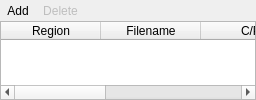
     <widget class="QWidget" name="top_frame" native="true">
      <property name="sizePolicy">
       <sizepolicy hsizetype="Expanding" vsizetype="MinimumExpanding">
        <horstretch>0</horstretch>
        <verstretch>0</verstretch>
       </sizepolicy>
      </property>
      <property name="maximumSize">
       <size>
        <width>16777215</width>
        <height>100</height>
       </size>
      </property>
      <layout class="QVBoxLayout" name="verticalLayout_3">
       <property name="spacing">
        <number>0</number>
       </property>
       <property name="leftMargin">
        <number>0</number>
       </property>
       <property name="topMargin">
        <number>0</number>
       </property>
       <property name="rightMargin">
        <number>0</number>
       </property>
       <property name="bottomMargin">
        <number>0</number>
       </property>
       <item>
        <widget class="QWidget" name="frame_add_delete" native="true">
         <layout class="QHBoxLayout" name="horizontalLayout_7">
          <property name="spacing">
           <number>0</number>
          </property>
          <property name="leftMargin">
           <number>0</number>
          </property>
          <property name="topMargin">
           <number>0</number>
          </property>
          <property name="rightMargin">
           <number>0</number>
          </property>
          <property name="bottomMargin">
           <number>0</number>
          </property>
          <item>
           <layout class="QHBoxLayout" name="horizontalLayout">
            <item>
             <widget class="QToolButton" name="toolbutton_add">
              <property name="toolTip">
               <string>Define new monitor for a region</string>
              </property>
              <property name="text">
               <string>Add</string>
              </property>
              <property name="autoRaise">
               <bool>true</bool>
              </property>
             </widget>
            </item>
            <item>
             <widget class="QToolButton" name="toolbutton_delete">
              <property name="enabled">
               <bool>false</bool>
              </property>
              <property name="toolTip">
               <string>Delete monitor</string>
              </property>
              <property name="text">
               <string>Delete</string>
              </property>
              <property name="autoRaise">
               <bool>true</bool>
              </property>
             </widget>
            </item>
            <item>
             <spacer name="horizontalSpacer">
              <property name="orientation">
               <enum>Qt::Horizontal</enum>
              </property>
              <property name="sizeHint" stdset="0">
               <size>
                <width>40</width>
                <height>20</height>
               </size>
              </property>
             </spacer>
            </item>
           </layout>
          </item>
         </layout>
        </widget>
       </item>
       <item>
        <widget class="QTableWidget" name="tablewidget_regions">
         <property name="maximumSize">
          <size>
           <width>16777215</width>
           <height>100</height>
          </size>
         </property>
         <property name="selectionMode">
          <enum>QAbstractItemView::SingleSelection</enum>
         </property>
         <property name="selectionBehavior">
          <enum>QAbstractItemView::SelectRows</enum>
         </property>
         <attribute name="horizontalHeaderHighlightSections">
          <bool>false</bool>
         </attribute>
         <attribute name="verticalHeaderVisible">
          <bool>false</bool>
         </attribute>
         <column>
          <property name="text">
           <string>Region</string>
          </property>
         </column>
         <column>
          <property name="text">
           <string>Filename</string>
          </property>
         </column>
         <column>
          <property name="text">
           <string>C/P</string>
          </property>
         </column>
         <column>
          <property name="text">
           <string>Type</string>
          </property>
         </column>
         <column>
          <property name="text">
           <string>ID</string>
          </property>
         </column>
        </widget>
       </item>
      </layout>
     </widget>
